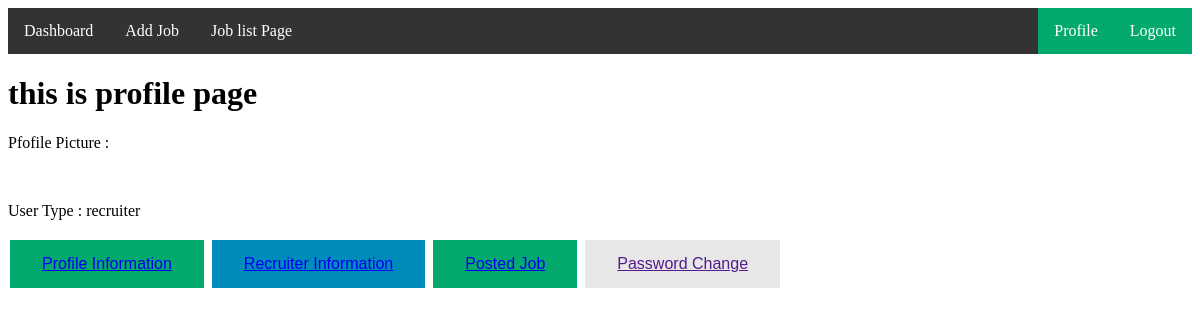
The page /recruiterinfo/ (signed in) on the database as committed earlier.
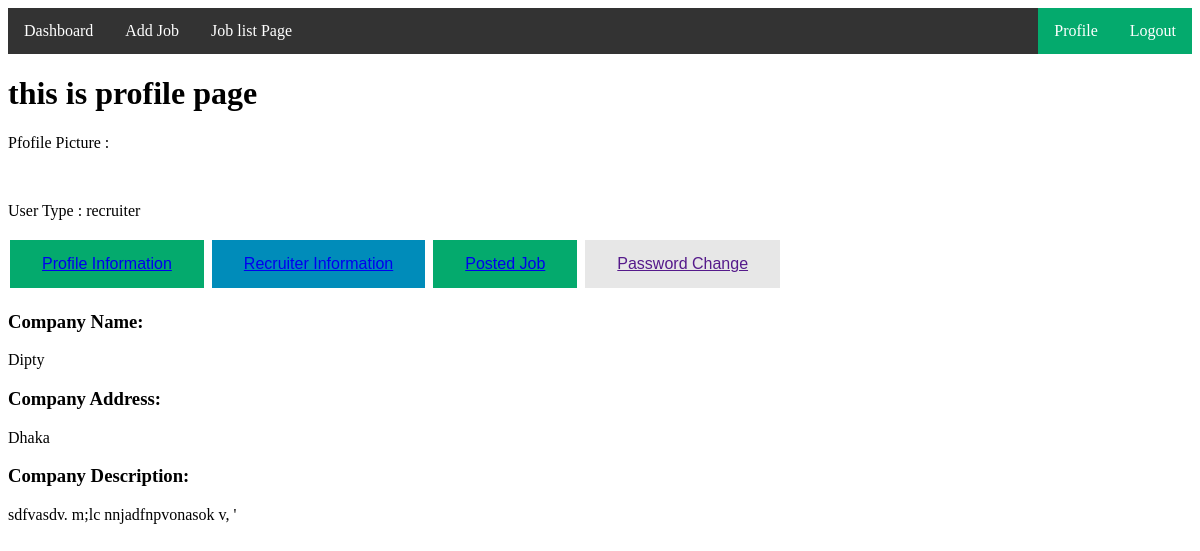
The same page on the database as committed later.
### job_portal_App/models.py (models this page shows, shortened)
class recruiter_info_model(models.Model):
    company_name=models.CharField(max_length=100,null=True)
    company_address=models.CharField(max_length=200,null=True)
    company_description=models.TextField(null=True)
    recriteruser=models.OneToOneField(custom_user_model,on_delete=models.CASCADE,related_name='recruiter_info',null=True)

### job_portal_Project/views.py (the view)
# urls.py: path('recruiterinfo/',recruiterinfo,name="recruiterinfo"),
@login_required
def recruiterinfo(request):
    recdadainfo=recruiter_info_model.objects.all()
    return render(request,'profile/recruiterinfo.html',{'recdadainfo': recdadainfo})

### Template/profile/recruiterinfo.html
{% extends 'profile/profilePage.html' %}
{% block profile %}
{% for i in recdadainfo %}
<h3>Company Name:</h3>
<p>{{i.company_name}}</p>
<h3>Company Address:</h3>
<p>{{i.company_address}}</p>
<h3>Company Description:</h3>
<p>{{i.company_description}}</p>
{% endfor %}
{% endblock profile %}

Rows that differ between the two databases and show on the page:
added recruiter_info_model: company_name "Dipty", company_address "Dhaka", company_description "sdfvasdv. m;lc nnjadfnpvonasok v, '"
